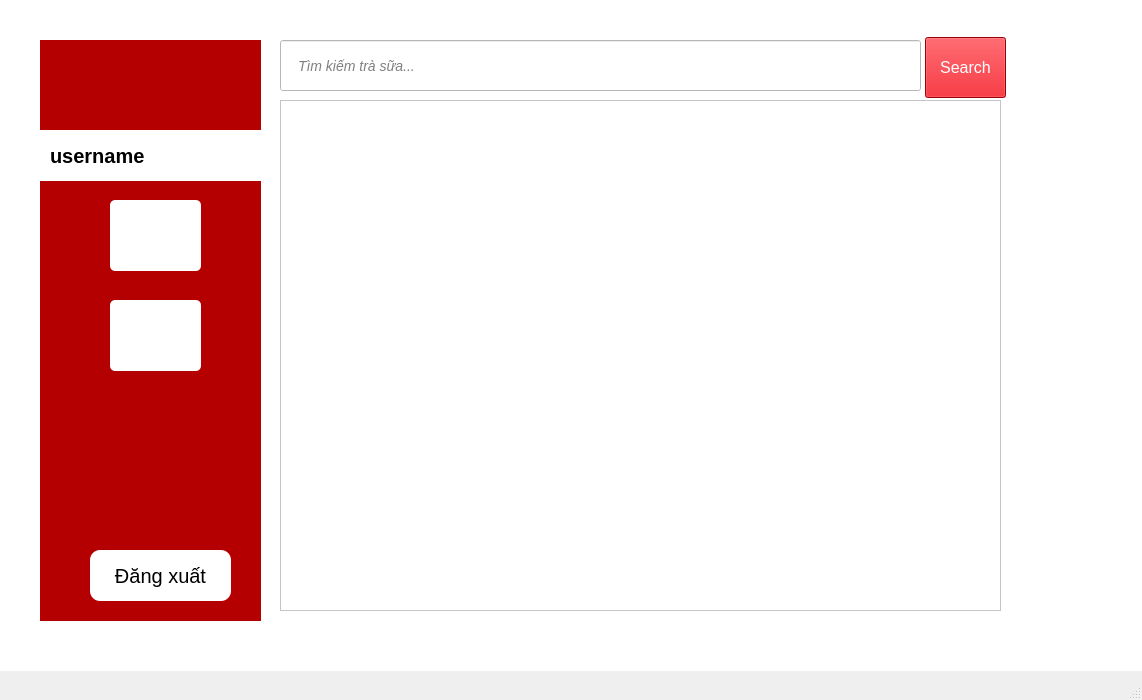
<?xml version="1.0" encoding="UTF-8"?>
<ui version="4.0">
 <class>MainWindow</class>
 <widget class="QMainWindow" name="MainWindow">
  <property name="geometry">
   <rect>
    <x>0</x>
    <y>0</y>
    <width>1142</width>
    <height>700</height>
   </rect>
  </property>
  <property name="minimumSize">
   <size>
    <width>1000</width>
    <height>700</height>
   </size>
  </property>
  <property name="windowTitle">
   <string>MainWindow</string>
  </property>
  <widget class="QWidget" name="centralwidget">
   <widget class="QListWidget" name="list_widget">
    <property name="geometry">
     <rect>
      <x>280</x>
      <y>100</y>
      <width>721</width>
      <height>511</height>
     </rect>
    </property>
    <property name="styleSheet">
     <string notr="true">background: #ffffff;
color: black;</string>
    </property>
   </widget>
   <widget class="QLabel" name="label">
    <property name="geometry">
     <rect>
      <x>-40</x>
      <y>-10</y>
      <width>1271</width>
      <height>681</height>
     </rect>
    </property>
    <property name="styleSheet">
     <string notr="true">background: #ffffff;</string>
    </property>
    <property name="text">
     <string/>
    </property>
   </widget>
   <widget class="QLineEdit" name="lineEdit">
    <property name="geometry">
     <rect>
      <x>280</x>
      <y>40</y>
      <width>641</width>
      <height>51</height>
     </rect>
    </property>
    <property name="styleSheet">
     <string notr="true">font-size: 14px;
padding-left: 15px;
font-style: italic;
background: #ffffff;
color: black;</string>
    </property>
    <property name="placeholderText">
     <string>Tìm kiếm trà sữa...</string>
    </property>
   </widget>
   <widget class="QPushButton" name="pushButton">
    <property name="geometry">
     <rect>
      <x>925</x>
      <y>37</y>
      <width>81</width>
      <height>61</height>
     </rect>
    </property>
    <property name="styleSheet">
     <string notr="true">background: rgb(215, 0, 9);
color: #ffffff;
font-size: 16px;</string>
    </property>
    <property name="text">
     <string>Search</string>
    </property>
   </widget>
   <widget class="QLabel" name="label_2">
    <property name="geometry">
     <rect>
      <x>40</x>
      <y>40</y>
      <width>221</width>
      <height>581</height>
     </rect>
    </property>
    <property name="styleSheet">
     <string notr="true">background: rgb(180, 0, 0)</string>
    </property>
    <property name="text">
     <string/>
    </property>
   </widget>
   <widget class="QLabel" name="label_3">
    <property name="geometry">
     <rect>
      <x>60</x>
      <y>50</y>
      <width>190</width>
      <height>60</height>
     </rect>
    </property>
    <property name="minimumSize">
     <size>
      <width>100</width>
      <height>0</height>
     </size>
    </property>
    <property name="maximumSize">
     <size>
      <width>190</width>
      <height>60</height>
     </size>
    </property>
    <property name="text">
     <string/>
    </property>
    <property name="pixmap">
     <pixmap>../images/images.png</pixmap>
    </property>
    <property name="scaledContents">
     <bool>true</bool>
    </property>
   </widget>
   <widget class="QPushButton" name="btn_cart">
    <property name="geometry">
     <rect>
      <x>110</x>
      <y>200</y>
      <width>91</width>
      <height>71</height>
     </rect>
    </property>
    <property name="styleSheet">
     <string notr="true">background: #ffffff;
border-radius: 5px;</string>
    </property>
    <property name="text">
     <string/>
    </property>
    <property name="icon">
     <iconset>
      <normaloff>../../../../../../../Downloads/haizz.png</normaloff>../../../../../../../Downloads/haizz.png</iconset>
    </property>
    <property name="iconSize">
     <size>
      <width>50</width>
      <height>50</height>
     </size>
    </property>
   </widget>
   <widget class="QPushButton" name="btn_history">
    <property name="geometry">
     <rect>
      <x>110</x>
      <y>300</y>
      <width>91</width>
      <height>71</height>
     </rect>
    </property>
    <property name="toolTipDuration">
     <number>-44</number>
    </property>
    <property name="styleSheet">
     <string notr="true">background: #ffffff;
border-radius: 5px;</string>
    </property>
    <property name="text">
     <string/>
    </property>
    <property name="icon">
     <iconset>
      <normaloff>../images/1.png</normaloff>../images/1.png</iconset>
    </property>
    <property name="iconSize">
     <size>
      <width>80</width>
      <height>80</height>
     </size>
    </property>
   </widget>
   <widget class="QLabel" name="label_email">
    <property name="geometry">
     <rect>
      <x>50</x>
      <y>140</y>
      <width>111</width>
      <height>31</height>
     </rect>
    </property>
    <property name="styleSheet">
     <string notr="true">color: black;
font-size: 20px;
font-weight: bold;</string>
    </property>
    <property name="text">
     <string>username</string>
    </property>
   </widget>
   <widget class="QPushButton" name="btn_logout">
    <property name="geometry">
     <rect>
      <x>90</x>
      <y>550</y>
      <width>141</width>
      <height>51</height>
     </rect>
    </property>
    <property name="styleSheet">
     <string notr="true">background: white;
color: black;
border-radius: 10px;
font-size: 15pt;</string>
    </property>
    <property name="text">
     <string>Đăng xuất</string>
    </property>
   </widget>
   <widget class="QLabel" name="label_4">
    <property name="geometry">
     <rect>
      <x>40</x>
      <y>130</y>
      <width>221</width>
      <height>51</height>
     </rect>
    </property>
    <property name="styleSheet">
     <string notr="true">background: #ffffff;</string>
    </property>
    <property name="text">
     <string/>
    </property>
   </widget>
   <zorder>label</zorder>
   <zorder>label_2</zorder>
   <zorder>label_4</zorder>
   <zorder>list_widget</zorder>
   <zorder>lineEdit</zorder>
   <zorder>pushButton</zorder>
   <zorder>label_3</zorder>
   <zorder>btn_cart</zorder>
   <zorder>btn_history</zorder>
   <zorder>label_email</zorder>
   <zorder>btn_logout</zorder>
  </widget>
  <widget class="QStatusBar" name="statusbar"/>
 </widget>
 <resources/>
 <connections/>
</ui>
